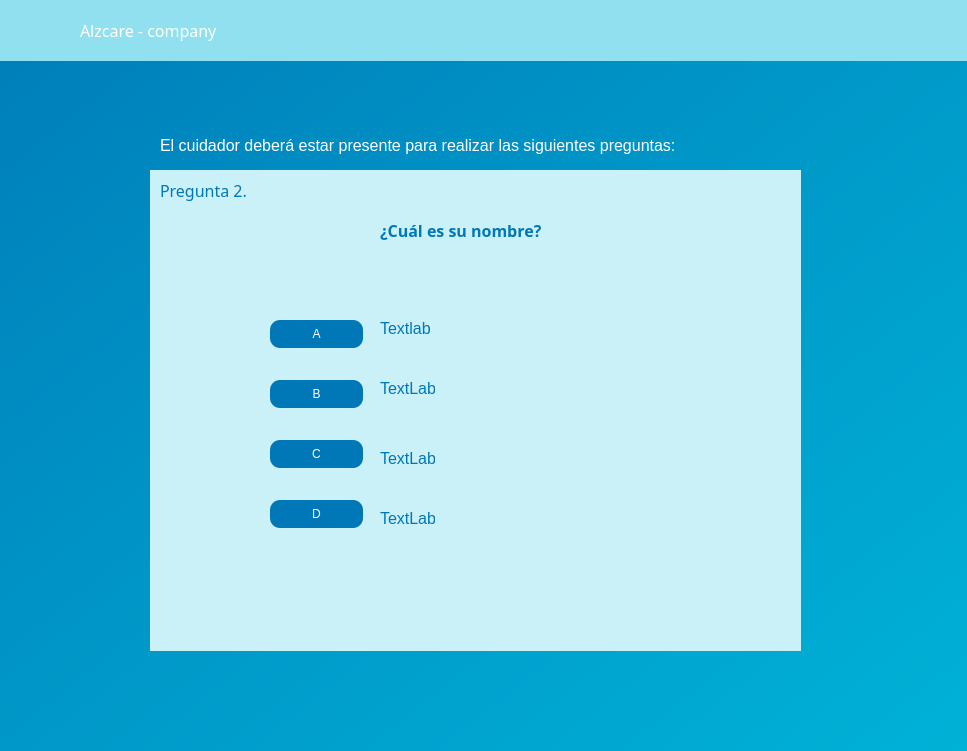
<?xml version="1.0" encoding="UTF-8"?>
<ui version="4.0">
 <class>Form</class>
 <widget class="QWidget" name="Form">
  <property name="geometry">
   <rect>
    <x>0</x>
    <y>0</y>
    <width>967</width>
    <height>751</height>
   </rect>
  </property>
  <property name="windowTitle">
   <string>Form</string>
  </property>
  <widget class="QWidget" name="widget" native="true">
   <property name="geometry">
    <rect>
     <x>-90</x>
     <y>-110</y>
     <width>1101</width>
     <height>881</height>
    </rect>
   </property>
   <property name="styleSheet">
    <string notr="true">QWidget {
    background: qlineargradient(x1:0, y1:0, x2:1, y2:1, stop:0 #0077b6, stop:0.5 #0096c7, stop:1 #00b4d8);
}

QLabel {
    background-color: transparent;  /* Fondo transparente para QLabel */
    color: white;  /* Color del texto del QLabel */
    font-size: 16px;  /* Tamaño de fuente del QLabel */
}

QLineEdit {
    background-color: white;  /* Fondo sólido blanco para QLineEdit */
    border: 2px solid #00b4d8;
    border-radius: 10px;
    padding: 10px;
    font-size: 16px;
    color: black;
}

QLineEdit:focus {
    border: 2px solid #0077b6; /* Color del borde al enfocar */
    outline: none;
}


QPushButton{
	border-radius: 10px;
	color: white;
	background-color: rgb(0, 119, 182)
}</string>
   </property>
   <widget class="QLabel" name="label_5">
    <property name="geometry">
     <rect>
      <x>610</x>
      <y>330</y>
      <width>61</width>
      <height>51</height>
     </rect>
    </property>
    <property name="text">
     <string/>
    </property>
    <property name="pixmap">
     <pixmap resource="recursos_interfazseguimiento2.qrc">:/prefijoNuevo/Alzcare.png</pixmap>
    </property>
   </widget>
   <widget class="QWidget" name="widget_2" native="true">
    <property name="geometry">
     <rect>
      <x>10</x>
      <y>110</y>
      <width>1191</width>
      <height>61</height>
     </rect>
    </property>
    <property name="styleSheet">
     <string notr="true">QWidget{
	background-color: rgb(144, 224, 239);
}</string>
    </property>
    <widget class="QLabel" name="label_2">
     <property name="geometry">
      <rect>
       <x>160</x>
       <y>20</y>
       <width>151</width>
       <height>21</height>
      </rect>
     </property>
     <property name="font">
      <font>
       <family>Montserrat</family>
       <pointsize>-1</pointsize>
       <weight>50</weight>
       <bold>false</bold>
      </font>
     </property>
     <property name="text">
      <string>Alzcare - company</string>
     </property>
    </widget>
    <widget class="QLabel" name="label">
     <property name="geometry">
      <rect>
       <x>100</x>
       <y>10</y>
       <width>41</width>
       <height>41</height>
      </rect>
     </property>
     <property name="text">
      <string/>
     </property>
     <property name="pixmap">
      <pixmap resource="recursos_interfazseguimiento2.qrc">:/prefijoNuevo/Alzcare.png</pixmap>
     </property>
     <property name="scaledContents">
      <bool>true</bool>
     </property>
    </widget>
    <widget class="QPushButton" name="pushButton_regresar">
     <property name="geometry">
      <rect>
       <x>960</x>
       <y>20</y>
       <width>81</width>
       <height>31</height>
      </rect>
     </property>
     <property name="text">
      <string/>
     </property>
     <property name="icon">
      <iconset resource="recursos_interfazseguimiento2.qrc">
       <normaloff>:/prefijoNuevo/regresar.png</normaloff>:/prefijoNuevo/regresar.png</iconset>
     </property>
     <property name="iconSize">
      <size>
       <width>40</width>
       <height>240</height>
      </size>
     </property>
    </widget>
   </widget>
   <widget class="QWidget" name="widget_3" native="true">
    <property name="geometry">
     <rect>
      <x>240</x>
      <y>280</y>
      <width>651</width>
      <height>481</height>
     </rect>
    </property>
    <property name="styleSheet">
     <string notr="true">QWidget{
	background-color: rgb(202, 240, 248);
}
QLabel{
	color: rgb(0, 119, 182);}

QPushButton{
	background-color: rgb(0, 119, 182);
	color: white;
}</string>
    </property>
    <widget class="QLabel" name="label_3">
     <property name="geometry">
      <rect>
       <x>10</x>
       <y>0</y>
       <width>351</width>
       <height>41</height>
      </rect>
     </property>
     <property name="font">
      <font>
       <family>Montserrat</family>
       <pointsize>-1</pointsize>
       <weight>50</weight>
       <bold>false</bold>
      </font>
     </property>
     <property name="text">
      <string>&lt;html&gt;&lt;head/&gt;&lt;body&gt;&lt;p&gt;Pregunta 2.&lt;/p&gt;&lt;/body&gt;&lt;/html&gt;</string>
     </property>
    </widget>
    <widget class="QLabel" name="label_4">
     <property name="geometry">
      <rect>
       <x>480</x>
       <y>120</y>
       <width>55</width>
       <height>16</height>
      </rect>
     </property>
     <property name="text">
      <string/>
     </property>
     <property name="pixmap">
      <pixmap>:/prefijoNuevo/cerebro.png</pixmap>
     </property>
     <property name="scaledContents">
      <bool>true</bool>
     </property>
    </widget>
    <widget class="QLabel" name="label_7">
     <property name="geometry">
      <rect>
       <x>230</x>
       <y>40</y>
       <width>351</width>
       <height>41</height>
      </rect>
     </property>
     <property name="font">
      <font>
       <family>Montserrat</family>
       <pointsize>-1</pointsize>
       <weight>75</weight>
       <bold>true</bold>
      </font>
     </property>
     <property name="text">
      <string>&lt;html&gt;&lt;head/&gt;&lt;body&gt;&lt;p&gt;¿Cuál es su nombre?&lt;/p&gt;&lt;/body&gt;&lt;/html&gt;</string>
     </property>
    </widget>
    <widget class="QPushButton" name="pushButton">
     <property name="geometry">
      <rect>
       <x>120</x>
       <y>150</y>
       <width>93</width>
       <height>28</height>
      </rect>
     </property>
     <property name="text">
      <string>A</string>
     </property>
    </widget>
    <widget class="QPushButton" name="pushButton_B">
     <property name="geometry">
      <rect>
       <x>120</x>
       <y>210</y>
       <width>93</width>
       <height>28</height>
      </rect>
     </property>
     <property name="text">
      <string>B</string>
     </property>
    </widget>
    <widget class="QPushButton" name="pushButton_C">
     <property name="geometry">
      <rect>
       <x>120</x>
       <y>270</y>
       <width>93</width>
       <height>28</height>
      </rect>
     </property>
     <property name="text">
      <string>C</string>
     </property>
    </widget>
    <widget class="QPushButton" name="pushButton_D">
     <property name="geometry">
      <rect>
       <x>120</x>
       <y>330</y>
       <width>93</width>
       <height>28</height>
      </rect>
     </property>
     <property name="text">
      <string>D</string>
     </property>
    </widget>
    <widget class="QLabel" name="label_A">
     <property name="geometry">
      <rect>
       <x>230</x>
       <y>150</y>
       <width>55</width>
       <height>16</height>
      </rect>
     </property>
     <property name="text">
      <string>Textlab</string>
     </property>
    </widget>
    <widget class="QLabel" name="label_B">
     <property name="geometry">
      <rect>
       <x>230</x>
       <y>210</y>
       <width>55</width>
       <height>16</height>
      </rect>
     </property>
     <property name="text">
      <string>TextLabel</string>
     </property>
    </widget>
    <widget class="QLabel" name="label_C">
     <property name="geometry">
      <rect>
       <x>230</x>
       <y>280</y>
       <width>55</width>
       <height>16</height>
      </rect>
     </property>
     <property name="text">
      <string>TextLabel</string>
     </property>
    </widget>
    <widget class="QLabel" name="label_D">
     <property name="geometry">
      <rect>
       <x>230</x>
       <y>340</y>
       <width>55</width>
       <height>16</height>
      </rect>
     </property>
     <property name="text">
      <string>TextLabel</string>
     </property>
    </widget>
    <widget class="QLabel" name="label_8">
     <property name="geometry">
      <rect>
       <x>380</x>
       <y>190</y>
       <width>201</width>
       <height>141</height>
      </rect>
     </property>
     <property name="text">
      <string/>
     </property>
     <property name="pixmap">
      <pixmap resource="recursos_interfazseguimiento2.qrc">:/prefijoNuevo/nombre.png</pixmap>
     </property>
     <property name="scaledContents">
      <bool>true</bool>
     </property>
    </widget>
   </widget>
   <widget class="QLabel" name="label_6">
    <property name="geometry">
     <rect>
      <x>250</x>
      <y>240</y>
      <width>531</width>
      <height>31</height>
     </rect>
    </property>
    <property name="text">
     <string>El cuidador deberá estar presente para realizar las siguientes preguntas:</string>
    </property>
   </widget>
  </widget>
 </widget>
 <resources>
  <include location="recursos_interfazseguimiento2.qrc"/>
 </resources>
 <connections/>
</ui>
